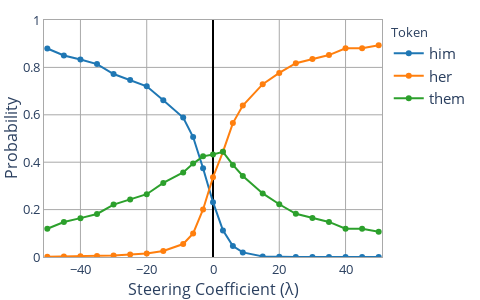

Notebook cell for this chart:
### Code cell
i = 5
p = inputs[i]['prompt']
target_tokens = inputs[i]['answer_options']
print("Prompt:", task.dataset[i]["text"])
coeffs = loop_coeffs(min_coeff=-50, max_coeff=-15, increment=5) + loop_coeffs(min_coeff=-9, max_coeff=9, increment=3) + loop_coeffs(min_coeff=15, max_coeff=50, increment=5)
target_token_probs = get_target_token_probs(p, steering_vec, layer, target_tokens, coeffs)
fig = plot_steering(target_token_probs, coeffs, width=480, height=300, x_range=[-51, 51])
fig.show()
# fig.write_image("plots/winogenerated_example.pdf")

### Figure 1 — Plotly figure (JSON) as saved in the notebook; plotly's stock layout.template omitted (floating-point values rounded to 4 significant figures)
{"data": [{"marker": {"color": "#1F77B4"}, "mode": "lines+markers", "name": "him", "showlegend": true, "type": "scatter", "x": [-50, -45, -40, -35, -30, -25, -20, -15, -9, -6, -3, 0, 3, 6, 9, 15, 20, 25, 30, 35, 40, 45, 50], "xaxis": "x", "y": [0.8796, 0.8502, 0.833, 0.8139, 0.7721, 0.7469, 0.7201, 0.6618, 0.5884, 0.5061, 0.3748, 0.2313, 0.1122, 0.04639, 0.01929, 0.00263, 0.0005873, 0.0001295, 3.347e-05, 9.779e-06, 2.808e-06, 9.404e-07, 3.854e-07], "yaxis": "y"}, {"marker": {"color": "#FF7F0E"}, "mode": "lines+markers", "name": "her", "showlegend": true, "type": "scatter", "x": [-50, -45, -40, -35, -30, -25, -20, -15, -9, -6, -3, 0, 3, 6, 9, 15, 20, 25, 30, 35, 40, 45, 50], "xaxis": "x", "y": [0.001408, 0.002107, 0.003004, 0.004546, 0.00668, 0.01065, 0.01495, 0.02566, 0.05473, 0.09967, 0.2006, 0.3366, 0.4439, 0.5652, 0.6388, 0.7291, 0.7768, 0.8175, 0.8355, 0.8519, 0.8808, 0.8808, 0.8933], "yaxis": "y"}, {"marker": {"color": "#2CA02C"}, "mode": "lines+markers", "name": "them", "showlegend": true, "type": "scatter", "x": [-50, -45, -40, -35, -30, -25, -20, -15, -9, -6, -3, 0, 3, 6, 9, 15, 20, 25, 30, 35, 40, 45, 50], "xaxis": "x", "y": [0.119, 0.1477, 0.164, 0.1816, 0.2212, 0.2425, 0.2649, 0.3126, 0.3569, 0.3942, 0.4247, 0.4321, 0.4439, 0.3884, 0.3419, 0.2682, 0.2226, 0.1824, 0.1645, 0.148, 0.1192, 0.1192, 0.1067], "yaxis": "y"}], "layout": {"font": {"size": 15}, "height": 300, "legend": {"title": {"font": {"size": 13}, "text": "Token"}}, "margin": {"b": 20, "l": 10, "r": 10, "t": 20}, "plot_bgcolor": "white", "title": {"font": {"size": 15}, "x": 0.15, "y": 0.95}, "width": 480, "xaxis": {"anchor": "y", "domain": [0, 1], "gridcolor": "darkgrey", "linecolor": "darkgrey", "linewidth": 1, "mirror": true, "nticks": 10, "range": [-51, 51], "showgrid": true, "showline": true, "tickfont": {"size": 13}, "title": {"font": {"size": 16}, "standoff": 1, "text": "Steering Coefficient (λ)"}, "zeroline": true, "zerolinecolor": "black"}, "yaxis": {"anchor": "x", "domain": [0, 1], "gridcolor": "darkgrey", "linecolor": "darkgrey", "linewidth": 1, "mirror": true, "range": [0, 1], "showgrid": true, "showline": true, "tickfont": {"size": 13}, "title": {"font": {"size": 16}, "standoff": 2, "text": "Probability"}, "zeroline": true, "zerolinecolor": "darkgrey"}}}
